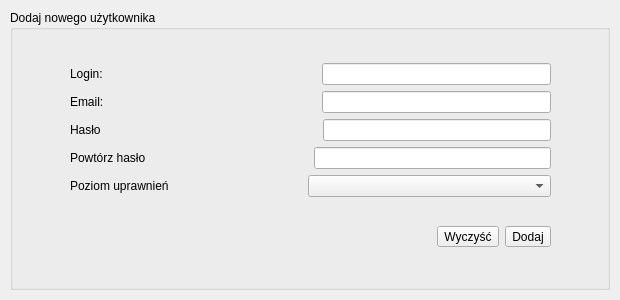
<?xml version="1.0" encoding="UTF-8"?>
<ui version="4.0">
 <class>NewUserForm</class>
 <widget class="QWidget" name="NewUserForm">
  <property name="geometry">
   <rect>
    <x>0</x>
    <y>0</y>
    <width>620</width>
    <height>300</height>
   </rect>
  </property>
  <property name="minimumSize">
   <size>
    <width>620</width>
    <height>300</height>
   </size>
  </property>
  <property name="maximumSize">
   <size>
    <width>620</width>
    <height>300</height>
   </size>
  </property>
  <property name="windowTitle">
   <string>Form</string>
  </property>
  <widget class="QGroupBox" name="groupBox_4">
   <property name="geometry">
    <rect>
     <x>10</x>
     <y>10</y>
     <width>600</width>
     <height>280</height>
    </rect>
   </property>
   <property name="title">
    <string>Dodaj nowego użytkownika</string>
   </property>
   <widget class="QWidget" name="layoutWidget_7">
    <property name="geometry">
     <rect>
      <x>60</x>
      <y>30</y>
      <width>481</width>
      <height>231</height>
     </rect>
    </property>
    <layout class="QVBoxLayout" name="verticalLayout_5">
     <item>
      <layout class="QVBoxLayout" name="verticalLayout_4">
       <item>
        <layout class="QHBoxLayout" name="horizontalLayout_16">
         <item>
          <widget class="QLabel" name="label_13">
           <property name="text">
            <string>Login:</string>
           </property>
          </widget>
         </item>
         <item>
          <spacer name="horizontalSpacer_16">
           <property name="orientation">
            <enum>Qt::Horizontal</enum>
           </property>
           <property name="sizeHint" stdset="0">
            <size>
             <width>213</width>
             <height>20</height>
            </size>
           </property>
          </spacer>
         </item>
         <item>
          <widget class="QLineEdit" name="loginLineEdit">
           <property name="sizePolicy">
            <sizepolicy hsizetype="Expanding" vsizetype="Fixed">
             <horstretch>1</horstretch>
             <verstretch>0</verstretch>
            </sizepolicy>
           </property>
          </widget>
         </item>
        </layout>
       </item>
       <item>
        <layout class="QHBoxLayout" name="horizontalLayout_17">
         <item>
          <widget class="QLabel" name="label_14">
           <property name="text">
            <string>Email:</string>
           </property>
          </widget>
         </item>
         <item>
          <spacer name="horizontalSpacer_17">
           <property name="orientation">
            <enum>Qt::Horizontal</enum>
           </property>
           <property name="sizeHint" stdset="0">
            <size>
             <width>212</width>
             <height>20</height>
            </size>
           </property>
          </spacer>
         </item>
         <item>
          <widget class="QLineEdit" name="emailLineEdit">
           <property name="sizePolicy">
            <sizepolicy hsizetype="Expanding" vsizetype="Fixed">
             <horstretch>1</horstretch>
             <verstretch>0</verstretch>
            </sizepolicy>
           </property>
          </widget>
         </item>
        </layout>
       </item>
       <item>
        <layout class="QHBoxLayout" name="horizontalLayout_18">
         <item>
          <widget class="QLabel" name="label_15">
           <property name="text">
            <string>Hasło</string>
           </property>
          </widget>
         </item>
         <item>
          <spacer name="horizontalSpacer_18">
           <property name="orientation">
            <enum>Qt::Horizontal</enum>
           </property>
           <property name="sizeHint" stdset="0">
            <size>
             <width>216</width>
             <height>20</height>
            </size>
           </property>
          </spacer>
         </item>
         <item>
          <widget class="QLineEdit" name="passwordLineEdit">
           <property name="sizePolicy">
            <sizepolicy hsizetype="Expanding" vsizetype="Fixed">
             <horstretch>1</horstretch>
             <verstretch>0</verstretch>
            </sizepolicy>
           </property>
           <property name="echoMode">
            <enum>QLineEdit::Password</enum>
           </property>
          </widget>
         </item>
        </layout>
       </item>
       <item>
        <layout class="QHBoxLayout" name="horizontalLayout_19">
         <item>
          <widget class="QLabel" name="label_16">
           <property name="text">
            <string>Powtórz hasło</string>
           </property>
          </widget>
         </item>
         <item>
          <spacer name="horizontalSpacer_19">
           <property name="orientation">
            <enum>Qt::Horizontal</enum>
           </property>
           <property name="sizeHint" stdset="0">
            <size>
             <width>162</width>
             <height>20</height>
            </size>
           </property>
          </spacer>
         </item>
         <item>
          <widget class="QLineEdit" name="repeatPasswordLineEdit">
           <property name="sizePolicy">
            <sizepolicy hsizetype="Expanding" vsizetype="Fixed">
             <horstretch>1</horstretch>
             <verstretch>0</verstretch>
            </sizepolicy>
           </property>
           <property name="echoMode">
            <enum>QLineEdit::Password</enum>
           </property>
          </widget>
         </item>
        </layout>
       </item>
       <item>
        <layout class="QHBoxLayout" name="horizontalLayout_20">
         <item>
          <widget class="QLabel" name="label_17">
           <property name="text">
            <string>Poziom uprawnień</string>
           </property>
          </widget>
         </item>
         <item>
          <spacer name="horizontalSpacer_20">
           <property name="orientation">
            <enum>Qt::Horizontal</enum>
           </property>
           <property name="sizeHint" stdset="0">
            <size>
             <width>133</width>
             <height>20</height>
            </size>
           </property>
          </spacer>
         </item>
         <item>
          <widget class="QComboBox" name="roleComboBox">
           <property name="sizePolicy">
            <sizepolicy hsizetype="Preferred" vsizetype="Fixed">
             <horstretch>1</horstretch>
             <verstretch>0</verstretch>
            </sizepolicy>
           </property>
          </widget>
         </item>
        </layout>
       </item>
      </layout>
     </item>
     <item>
      <layout class="QHBoxLayout" name="horizontalLayout_21">
       <item>
        <spacer name="horizontalSpacer_21">
         <property name="orientation">
          <enum>Qt::Horizontal</enum>
         </property>
         <property name="sizeHint" stdset="0">
          <size>
           <width>40</width>
           <height>20</height>
          </size>
         </property>
        </spacer>
       </item>
       <item>
        <widget class="QToolButton" name="clearToolButton">
         <property name="text">
          <string>Wyczyść</string>
         </property>
         <property name="icon">
          <iconset resource="../resources.qrc">
           <normaloff>:/mainwindow/images/Close Window-96.png</normaloff>:/mainwindow/images/Close Window-96.png</iconset>
         </property>
        </widget>
       </item>
       <item>
        <widget class="QToolButton" name="addToolButton">
         <property name="text">
          <string>Dodaj</string>
         </property>
         <property name="icon">
          <iconset resource="../resources.qrc">
           <normaloff>:/mainwindow/images/Checked-96.png</normaloff>:/mainwindow/images/Checked-96.png</iconset>
         </property>
        </widget>
       </item>
      </layout>
     </item>
    </layout>
   </widget>
  </widget>
 </widget>
 <resources>
  <include location="../resources.qrc"/>
 </resources>
 <connections/>
</ui>
